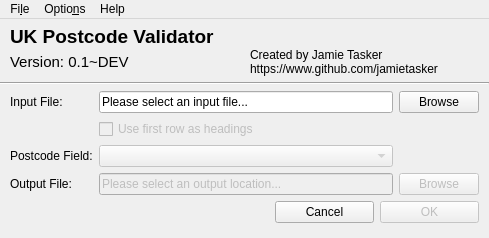
<?xml version="1.0" encoding="UTF-8"?>
<ui version="4.0">
 <class>MainWindow</class>
 <widget class="QMainWindow" name="MainWindow">
  <property name="geometry">
   <rect>
    <x>0</x>
    <y>0</y>
    <width>489</width>
    <height>238</height>
   </rect>
  </property>
  <property name="sizePolicy">
   <sizepolicy hsizetype="Preferred" vsizetype="Preferred">
    <horstretch>0</horstretch>
    <verstretch>0</verstretch>
   </sizepolicy>
  </property>
  <property name="sizeIncrement">
   <size>
    <width>0</width>
    <height>0</height>
   </size>
  </property>
  <property name="windowTitle">
   <string>UK Postcode Validator</string>
  </property>
  <widget class="QWidget" name="centralwidget">
   <layout class="QFormLayout" name="formLayout_2">
    <property name="fieldGrowthPolicy">
     <enum>QFormLayout::FieldsStayAtSizeHint</enum>
    </property>
    <property name="leftMargin">
     <number>0</number>
    </property>
    <property name="topMargin">
     <number>0</number>
    </property>
    <property name="rightMargin">
     <number>0</number>
    </property>
    <property name="bottomMargin">
     <number>6</number>
    </property>
    <item row="2" column="0" colspan="2">
     <layout class="QGridLayout" name="formLayout">
      <property name="leftMargin">
       <number>10</number>
      </property>
      <property name="topMargin">
       <number>0</number>
      </property>
      <property name="rightMargin">
       <number>10</number>
      </property>
      <item row="2" column="1">
       <widget class="QComboBox" name="headingCombo">
        <property name="enabled">
         <bool>false</bool>
        </property>
       </widget>
      </item>
      <item row="0" column="0">
       <widget class="QLabel" name="label_2">
        <property name="text">
         <string>Input File:</string>
        </property>
       </widget>
      </item>
      <item row="1" column="1">
       <widget class="QCheckBox" name="firstHeadingCheck">
        <property name="enabled">
         <bool>false</bool>
        </property>
        <property name="text">
         <string>Use first row as headings</string>
        </property>
       </widget>
      </item>
      <item row="2" column="0">
       <widget class="QLabel" name="label_3">
        <property name="text">
         <string>Postcode Field:</string>
        </property>
       </widget>
      </item>
      <item row="0" column="2">
       <widget class="QPushButton" name="browseButton">
        <property name="text">
         <string>Browse</string>
        </property>
       </widget>
      </item>
      <item row="3" column="0">
       <widget class="QLabel" name="label_4">
        <property name="text">
         <string>Output File:</string>
        </property>
       </widget>
      </item>
      <item row="3" column="2">
       <widget class="QPushButton" name="browseOutButton">
        <property name="enabled">
         <bool>false</bool>
        </property>
        <property name="text">
         <string>Browse</string>
        </property>
       </widget>
      </item>
      <item row="3" column="1">
       <widget class="QLineEdit" name="outputText">
        <property name="enabled">
         <bool>false</bool>
        </property>
        <property name="text">
         <string>Please select an output location...</string>
        </property>
        <property name="readOnly">
         <bool>true</bool>
        </property>
       </widget>
      </item>
      <item row="0" column="1">
       <widget class="QLineEdit" name="inputText">
        <property name="text">
         <string>Please select an input file...</string>
        </property>
        <property name="readOnly">
         <bool>true</bool>
        </property>
       </widget>
      </item>
     </layout>
    </item>
    <item row="0" column="0" colspan="2">
     <layout class="QGridLayout" name="titleLayout" rowstretch="0,0,0" columnstretch="0,0">
      <property name="sizeConstraint">
       <enum>QLayout::SetDefaultConstraint</enum>
      </property>
      <property name="leftMargin">
       <number>10</number>
      </property>
      <property name="topMargin">
       <number>6</number>
      </property>
      <property name="rightMargin">
       <number>10</number>
      </property>
      <property name="bottomMargin">
       <number>0</number>
      </property>
      <property name="horizontalSpacing">
       <number>10</number>
      </property>
      <property name="verticalSpacing">
       <number>0</number>
      </property>
      <item row="2" column="0">
       <widget class="QLabel" name="label">
        <property name="font">
         <font>
          <family>MS Shell Dlg 2</family>
          <pointsize>11</pointsize>
         </font>
        </property>
        <property name="text">
         <string>Version: 0.1~DEV</string>
        </property>
       </widget>
      </item>
      <item row="2" column="1">
       <widget class="QLabel" name="label_5">
        <property name="layoutDirection">
         <enum>Qt::LeftToRight</enum>
        </property>
        <property name="autoFillBackground">
         <bool>false</bool>
        </property>
        <property name="text">
         <string>Created by Jamie Tasker
https://www.github.com/jamietasker</string>
        </property>
        <property name="scaledContents">
         <bool>false</bool>
        </property>
       </widget>
      </item>
      <item row="0" column="0">
       <widget class="QLabel" name="title">
        <property name="font">
         <font>
          <family>MS Shell Dlg 2</family>
          <pointsize>14</pointsize>
          <weight>75</weight>
          <bold>true</bold>
         </font>
        </property>
        <property name="text">
         <string>UK Postcode Validator</string>
        </property>
       </widget>
      </item>
     </layout>
    </item>
    <item row="1" column="0" colspan="2">
     <layout class="QHBoxLayout" name="lineLayout">
      <property name="spacing">
       <number>0</number>
      </property>
      <item>
       <widget class="Line" name="line">
        <property name="orientation">
         <enum>Qt::Horizontal</enum>
        </property>
       </widget>
      </item>
     </layout>
    </item>
    <item row="3" column="0" colspan="2">
     <layout class="QGridLayout" name="gridLayout_2">
      <property name="leftMargin">
       <number>275</number>
      </property>
      <property name="rightMargin">
       <number>10</number>
      </property>
      <property name="bottomMargin">
       <number>0</number>
      </property>
      <item row="0" column="0">
       <widget class="QPushButton" name="cancelButton">
        <property name="text">
         <string>Cancel</string>
        </property>
       </widget>
      </item>
      <item row="0" column="1">
       <widget class="QPushButton" name="okButton">
        <property name="enabled">
         <bool>false</bool>
        </property>
        <property name="text">
         <string>OK</string>
        </property>
       </widget>
      </item>
     </layout>
    </item>
   </layout>
  </widget>
  <widget class="QMenuBar" name="menubar">
   <property name="geometry">
    <rect>
     <x>0</x>
     <y>0</y>
     <width>489</width>
     <height>21</height>
    </rect>
   </property>
   <widget class="QMenu" name="menuFile">
    <property name="title">
     <string>Fi&amp;le</string>
    </property>
    <addaction name="actionExit"/>
   </widget>
   <widget class="QMenu" name="menuHelp">
    <property name="title">
     <string>Help</string>
    </property>
    <addaction name="actionAbout"/>
   </widget>
   <widget class="QMenu" name="menuOptions">
    <property name="title">
     <string>Optio&amp;ns</string>
    </property>
    <addaction name="actionSettings"/>
   </widget>
   <addaction name="menuFile"/>
   <addaction name="menuOptions"/>
   <addaction name="menuHelp"/>
  </widget>
  <action name="actionExit">
   <property name="text">
    <string>&amp;Exit</string>
   </property>
  </action>
  <action name="actionAbout">
   <property name="text">
    <string>&amp;About</string>
   </property>
  </action>
  <action name="actionSettings">
   <property name="checkable">
    <bool>false</bool>
   </property>
   <property name="text">
    <string>&amp;Settings</string>
   </property>
  </action>
 </widget>
 <resources/>
 <connections/>
</ui>
